Frame 1 (no input): blank canvas, image omitted
Frame 60 (the mouse pressed at the canvas centre just before this capture): blank canvas, image omitted
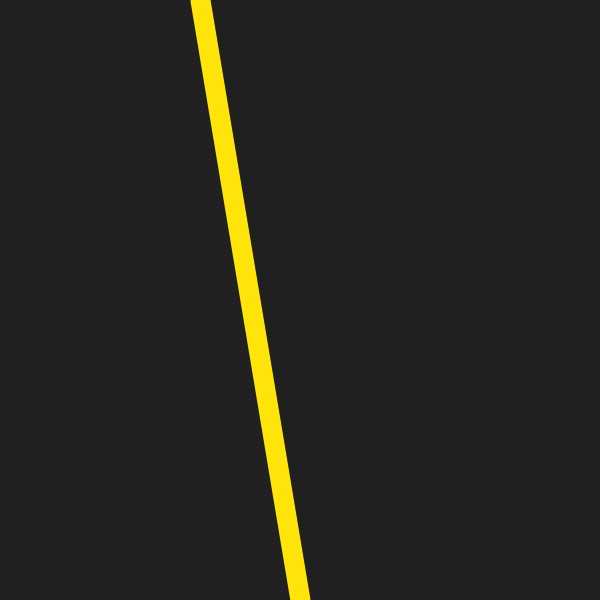
Frame 120 (the mouse held since frame 60 and released just before this capture)

The Processing sketch whose frames 1 and 60 were blank and that drew this single picture after the mouse press (run headless with seeded random() and noise(); from frame 60 on, the mouse is pressed at the canvas centre):

// Processing sketch: processing_163091
// ── processing_163091.pde

void setup()
{
  size(600,600);
  frameRate(30);
}

void draw(){
  
  int x = mouseX;
  int y = height;
  
  if(mousePressed){
  background(32);
  line(x,y,x/1.5,0);
  stroke(255,228,10);
  strokeWeight(20);
  
  }
    
  }
